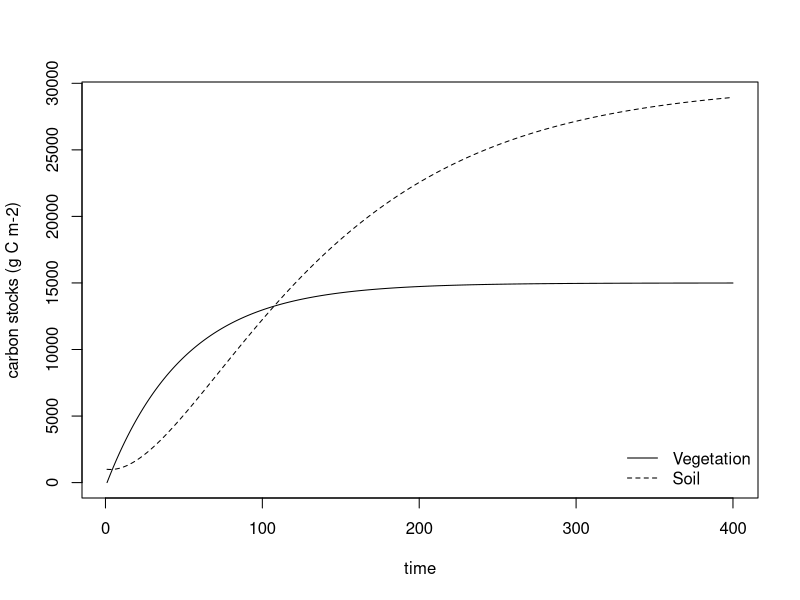
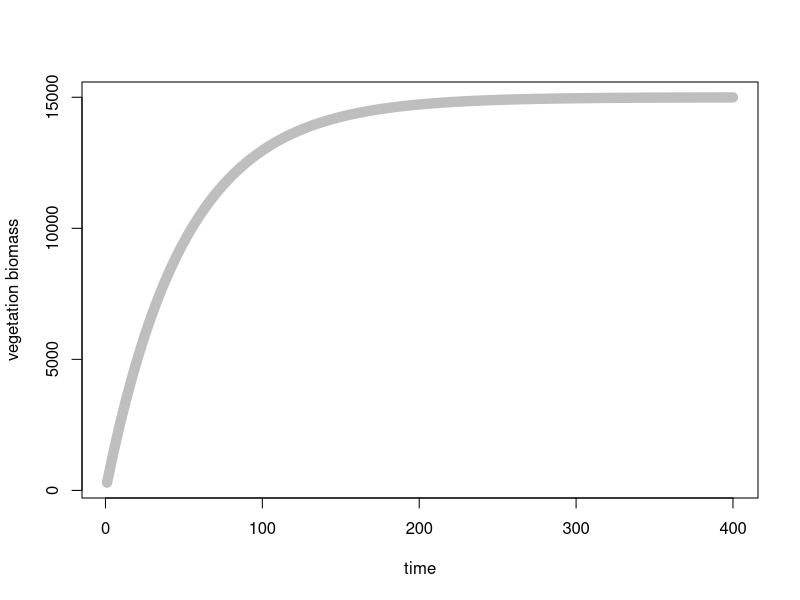
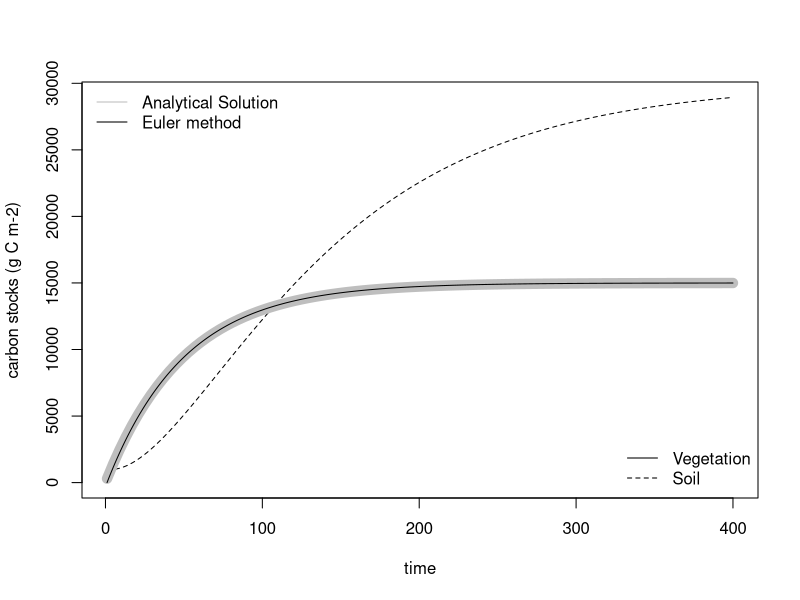
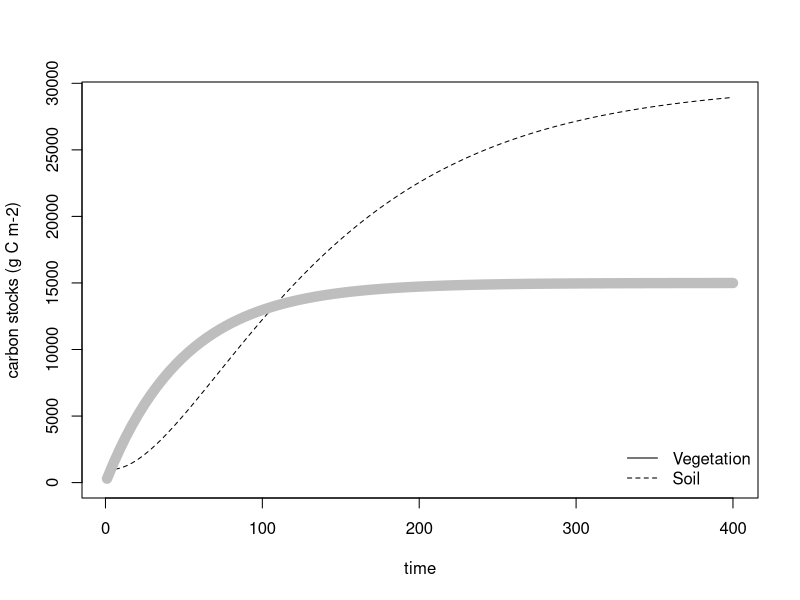

The R script that drew these images, in order:
## ---- chunk 1
#HERE IS OUR MODEL
simple_forest_model <- function(t, states, parms){
  
  #"UNPACK" STATES TO THE ACTUAL NAMES
  VEG <- states[1]
  SOIL <- states[2]

  #"UNPACK" parms TO THE ACTUAL NAMES
  npp <- parms[1]
  mortalityRate <- parms[2]
  krate <- parms[3]

  #WRITE FLUX EQUATIONS HERE
  VegGrowth <- npp 
  VegMortality <- VEG * mortalityRate
  SoilDecomposition <- SOIL * krate

  #WRITE DERIVATIVES HERE
  dVEG_dt <- VegGrowth - VegMortality
  dSOIL_dt <- VegMortality - SoilDecomposition
  
  #RETURN A LIST OF THE DERIVATIVES
  return(list(c(dVEG_dt = dVEG_dt, 
                dSOIL_dt = dSOIL_dt),
    #AND OTHER CALCULATIONS YOU  WANT TO SAVE
              c(VegGrowth = VegGrowth, 
                VegMortality = VegMortality, 
                SoilDecomposition = SoilDecomposition))
    )
}
## ---- chunk 2
#PARAMETERS
parms <- c(
  300,  #npp, g C m-2 yr-1
  0.02, # mortalityRate, yr-1
  0.01) # krate, yr-1
## ---- chunk 3
#INITIAL STATES (THE MODEL STARTING POINT)
yini <- c(
  VEG = 1, #Veg, g C m-2
  SOIL = 1000) #SOIL, g C m-2
## ---- chunk 4
simulation_time <- 400 #YEARS
dt <- 1  #NUMBER OF YEARS PER TIME STEP
times <- seq(1, simulation_time, by = dt)
## ---- chunk 5
nstates <- 2  #NUMBER OF STOCKS OR STATES IN MODEL
states <- array(NA, dim = c(length(times), nstates))
states[1, ] <- yini
## ---- chunk 6
for(t in 2:length(times)){

  #First, call the differential equation function by passing the current time step, the previous values of the state variables, and the parameters
  derivatives <- simple_forest_model(t = times[t], 
                                     states = states[t - 1, ], 
                                     parms = parms)
  
  #Then add the derivatives to the previous values. 
  states[t, 1] <- states[t - 1, 1] + derivatives[[1]][1] * dt
  states[t, 2] <- states[t - 1, 2] + derivatives[[1]][2] * dt
}
## ---- chunk 7
ylim <- range(c(states[, 1], states[, 2]))
plot(times, states[, 1], type = "l", col = "black", lty = "solid", 
     ylim = ylim, xlab = "time", ylab = "carbon stocks (g C m-2)")
points(times, states[, 2], type = "l", col = "black", lty = "dashed")
legend("bottomright", c("Vegetation", "Soil"), lty = c("solid", "dashed"), 
       col = c("black", "black"), bty = "n")
## ---- chunk 8
solved_vegetation_model <- function(x, npp, mortalityRate){
  #Curve function needs x but your model uses t so set t equal to x
  t <- x
  #This is your solution for c by solving for B = 0 at t = 0
  c <- (1 - (npp / mortalityRate))
  #This is your analytical solution
  B <- (npp / mortalityRate) + c * exp(-mortalityRate * t)
}

curve(solved_vegetation_model(x, npp = 300, mortalityRate = 0.02), 
      from = 1, to = 400, xlab = "time", ylab = "vegetation biomass",
      col = "gray", lwd = 10)
## ---- chunk 9
#This is the numeric solution
ylim = range(c(states[, 1], states[, 2]))
plot(times, states[, 1], type = "l", col = "black", lty = "solid", 
     ylim = ylim, xlab = "time", ylab = "carbon stocks (g C m-2)")
points(times, states[, 2], type = "l", col="black", lty="dashed")
legend("bottomright", c("Vegetation", "Soil"), lty = c("solid", "dashed"), 
       col = c("black", "black"), bty = "n")

#This adds the analytical solution (notice the add = TRUE, that is needed to add the results of the curve function to the existing plot)
curve(solved_vegetation_model(x, npp = 300, mortalityRate = 0.02), 
      from = 1,to = 400, ylim = c(0, 50000), xlab = "time", 
      ylab = "vegetation biomass", col = "gray", lwd = 10, add = TRUE)
points(times, states[, 1], type = "l", col = "black")
legend("topleft", legend = c("Analytical Solution", "Euler method"), 
       col = c("gray", "black"), lty = c(1, 1), bty = "n")
## ---- chunk 10
#HERE IS OUR MODEL
simple_forest_model <- function(t, states, parms){
  
  #"UNPACK" STATES TO THE ACTUAL NAMES
  VEG <- states[1]
  SOIL <- states[2]

  #"UNPACK" parms TO THE ACTUAL NAMES
  npp <- parms[1]
  mortalityRate <- parms[2]
  krate <- parms[3]

  #WRITE FLUX EQUATIONS HERE
  VegGrowth <- npp 
  VegMortality <- VEG * mortalityRate
  SoilDecomposition <- SOIL * krate

  #WRITE DERIVATIVES HERE
  dVEG_dt <- VegGrowth - VegMortality
  dSOIL_dt <- VegMortality - SoilDecomposition

  #RETURN A LIST OF THE DERIVATIVES
  return(list(c(dVEG_dt = dVEG_dt,
                dSOIL_dt = dSOIL_dt), 
              c(VegGrowth = VegGrowth, 
                VegMortality = VegMortality, 
                SoilDecomposition = SoilDecomposition)))
}

simulation_time <- 400 #YEARS
dt <- 1  #NUMBER OF YEARS PER TIME STEP
times <- seq(1, simulation_time, by = dt)

#PARAMETERS
parms <- c(
  300,  #g C m-2 yr-1
  0.02, #yr-1
  0.01) # yr-1

#INITIAL STATES (THE MODEL STARTING POINT)
yini <- c(
  VEG = 1, #g C m-2
  SOIL = 1000) #g C m-2

nstates <- 2  #NUMBER OF STOCKS OR STATES IN MODEL
states <- array(NA, dim = c(length(times), nstates))
states[1, ] <- yini

for(t in 2:length(times)){

  #First call the differential equation function by passing the current time step, the previous values of the state variables, and the parameters
  derivatives <- simple_forest_model(t = times[t], 
                                     states = states[t - 1, ], 
                                     parms = parms)
  
  #Then add the derivatives to the previous values. 
  states[t, 1] <- states[t - 1, 1] + derivatives[[1]][1] * dt
  states[t, 2] <- states[t - 1, 2] + derivatives[[1]][2]  *dt
}

ylim <- range(c(states[, 1], states[, 2]))
plot(times, states[, 1], type = "l", col = "black", lty = "solid", 
     ylim = ylim, xlab = "time", ylab = "carbon stocks (g C m-2)")
points(times, states[, 2], type = "l",col = "black", lty = "dashed")
legend("bottomright", c("Vegetation", "Soil"), 
       lty = c("solid","dashed"), col = c("black","black"), bty = "n")

#Add the analytical solution
curve(solved_vegetation_model(x, npp = 300, mortalityRate = 0.02), 
      from = 1, to = 400, ylim = c(0, 50000), xlab = "time", 
      ylab = "vegetation biomass", col="gray", lwd = 10, add = TRUE)
